Frame 1 (no input): blank canvas, image omitted
Frame 60 (the mouse pressed at the canvas centre just before this capture): blank canvas, image omitted
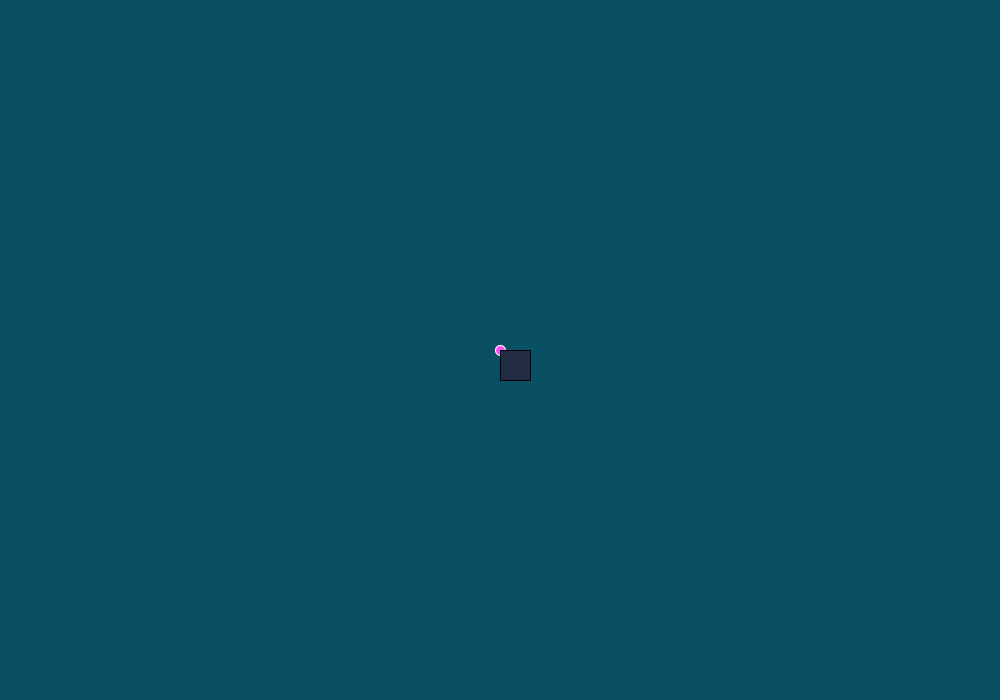
Frame 120 (the mouse held since frame 60 and released just before this capture)

The Processing sketch whose frames 1 and 60 were blank and that drew this single picture after the mouse press (run headless with seeded random() and noise(); from frame 60 on, the mouse is pressed at the canvas centre):

// Processing sketch: Processing_Tutorial_4_1_QuestionsConditionals
// ── Processing_Tutorial_4_1_QuestionsConditionals.pde
void setup(){
  size(1000,700);
  background(10,80,100);
}

void draw(){
  if(mousePressed){
    background(10,80,100);
    if(mouseY > mouseX){
      stroke(46);
      fill(mouseX, mouseX,164);
      ellipse(mouseY,mouseX, 40,40);
    }
  }
  stroke(255,255,255);
  fill(mouseY,78,mouseY);
  ellipse(mouseX, mouseY,10,10);
  
  fill(255,255,255);
  if(mouseX > mouseY && mousePressed){
    stroke(0);
    fill(34,45,67);
    rect(mouseX, mouseY, 30,30);
  } else {
    
    stroke(123,233,33);
    fill(176, 225, 62);
    ellipse(mouseX,mouseY, mouseY/10, mouseX/11);
  }
}
